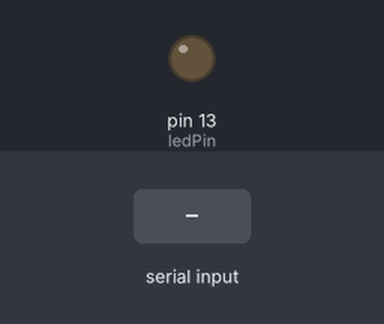
This sketch was run on a simulated Arduino Uno, built with avr-gcc and run on an emulated ATmega328P. On the bench: output pins drawn as LEDs (lit = HIGH). The test bench sets the inputs (shaded band).

Above: at 1.2 s.
1.3 s: byte 1 (1) received over Serial
At 2.5 s:
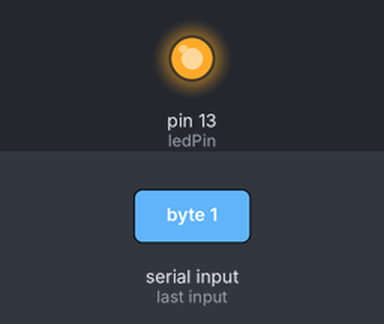
2.8 s: "1" received over Serial
At 3.9 s:
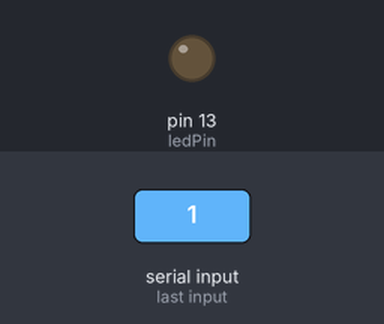
Timing chart, 0 to 5.8 s (numbered marks = the images above; inputs shaded):
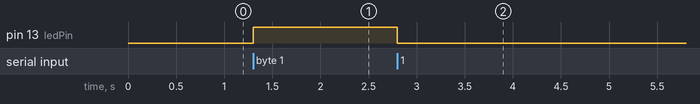

Measured:
- after the input at 1.3 s, pin 13 (ledPin): LOW → HIGH at once
- after the input at 2.8 s, pin 13 (ledPin): HIGH → LOW at once

The sketch:

w11__arduino_1.ino
```cpp
const int ledPin = 13; // pin to control the LED

void setup() {
  // initialize the serial port:
  Serial.begin(9600);
  // set the LED pin as an output:
  pinMode(ledPin, OUTPUT);
}

void loop() {
  // check if there is data available to read:
  if (Serial.available() > 0) {
    // read the data and store it in a variable:
    int data = Serial.read();
    // turn the LED on or off based on the value of the data:
    if (data == 1) {
      digitalWrite(ledPin, HIGH);
    } else {
      digitalWrite(ledPin, LOW);
    }
  }
}
```
